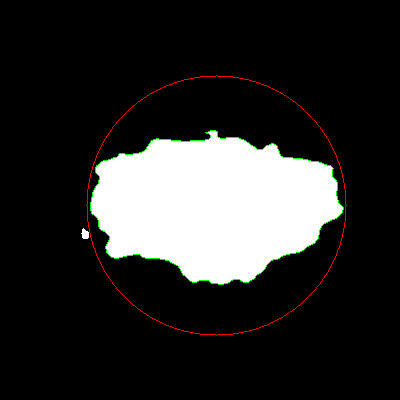
#> input picture laser_detection/video/old_draft_7_8_turns-index_drawn37.png, 400 x 400 px
$ python -i trinity_vid.py   (imports and definitions only)   (Python 2 division)
#> lines starting #> are read from the running program, lines starting #| are printed output that depends on the picture
#Python 3.2.3 (default, Mar  1 2013, 11:53:50)
#[GCC 4.6.3] on linux2
#Type "copyright", "credits" or "license()" for more information.
import os
from subprocess import call
import datetime
import picamera
import numpy as np
import imageio
import matplotlib as mpl
# [1 line not run here, left out]
from PIL import Image
from matplotlib import pyplot as plt
from matplotlib import patches as patch
from time import sleep
import cv2

def clean_image (image):
        image =cv2.GaussianBlur(image,(9,9),0)
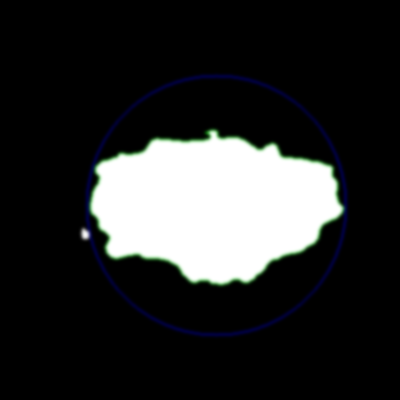
#> image: shape (400, 400, 3); mean of channels 0, 1, 2 43.9, 43.8, 42.8; drawn as B, G, R
        thresh = cv2.threshold(image, 200, 255, cv2.THRESH_BINARY)[1]
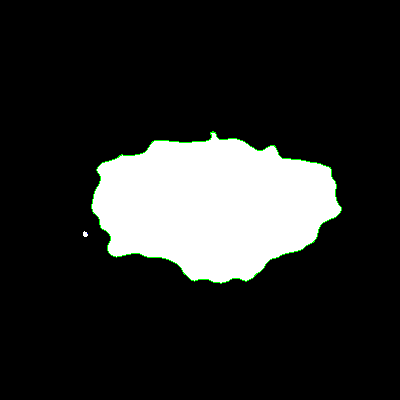
#> thresh: shape (400, 400, 3); mean of channels 0, 1, 2 41.2, 42.3, 41.2; drawn as B, G, R
        thresh = cv2.erode(thresh, None, iterations=1)
        thresh = cv2.dilate(thresh, None, iterations=2)
        im_clean = thresh

        return im_clean
# [105 lines left out: functions find_first_blob_coords, find_blob_coords, plot_trajectory, trajectory_analysis, not called in this run]

tic= datetime.datetime.now()
# [59 lines not run here, left out]


>>> import cv2
>>> picture = cv2.cvtColor(cv2.imread('old_draft_7_8_turns-index_drawn37.png'), cv2.COLOR_BGR2RGB)
>>> result = clean_image(picture)

$ run again, on laser_detection/video/old_draft_7_8_turns-index_RGB37.png
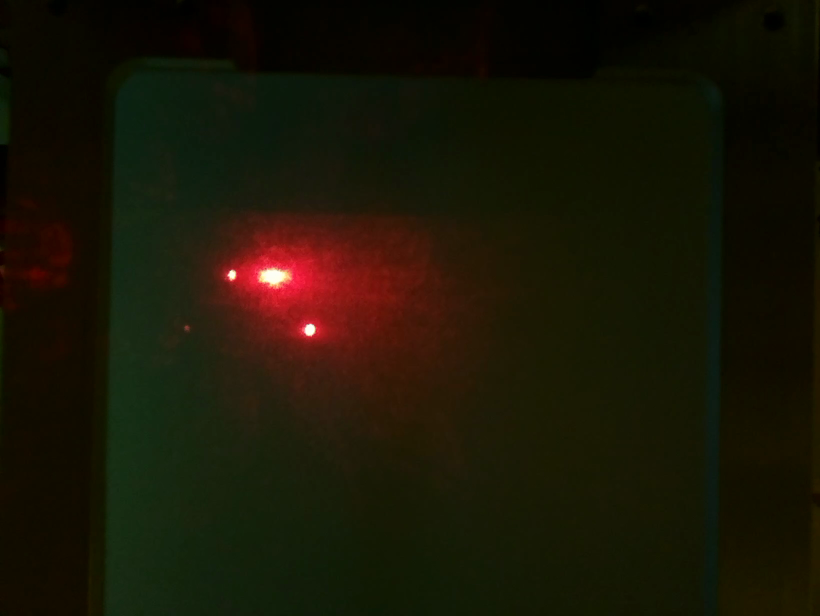
#> input picture laser_detection/video/old_draft_7_8_turns-index_RGB37.png, 1640 x 1232 px (shown at 1/2 size)
#> in clean_image, `image =cv2.GaussianBlur(image,(9,9),0)`:
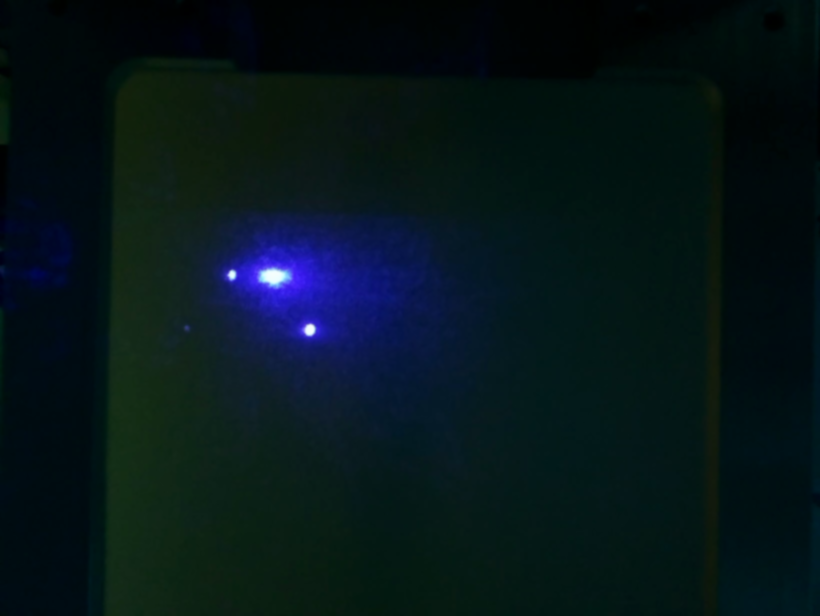
#> image: shape (1232, 1640, 3) (shown at 1/2 size); mean of channels 0, 1, 2 25.5, 21.2, 5.9; drawn as B, G, R
#> in clean_image, `thresh = cv2.threshold(image, 200, 255, cv2.THRESH_BINARY)[1]`:
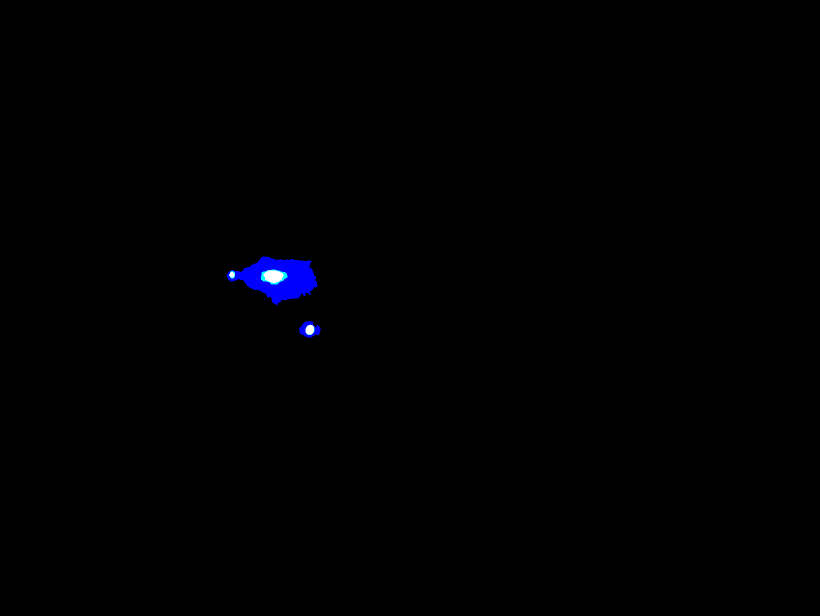
#> thresh: shape (1232, 1640, 3) (shown at 1/2 size); mean of channels 0, 1, 2 1.4, 0.2, 0.1; drawn as B, G, R
